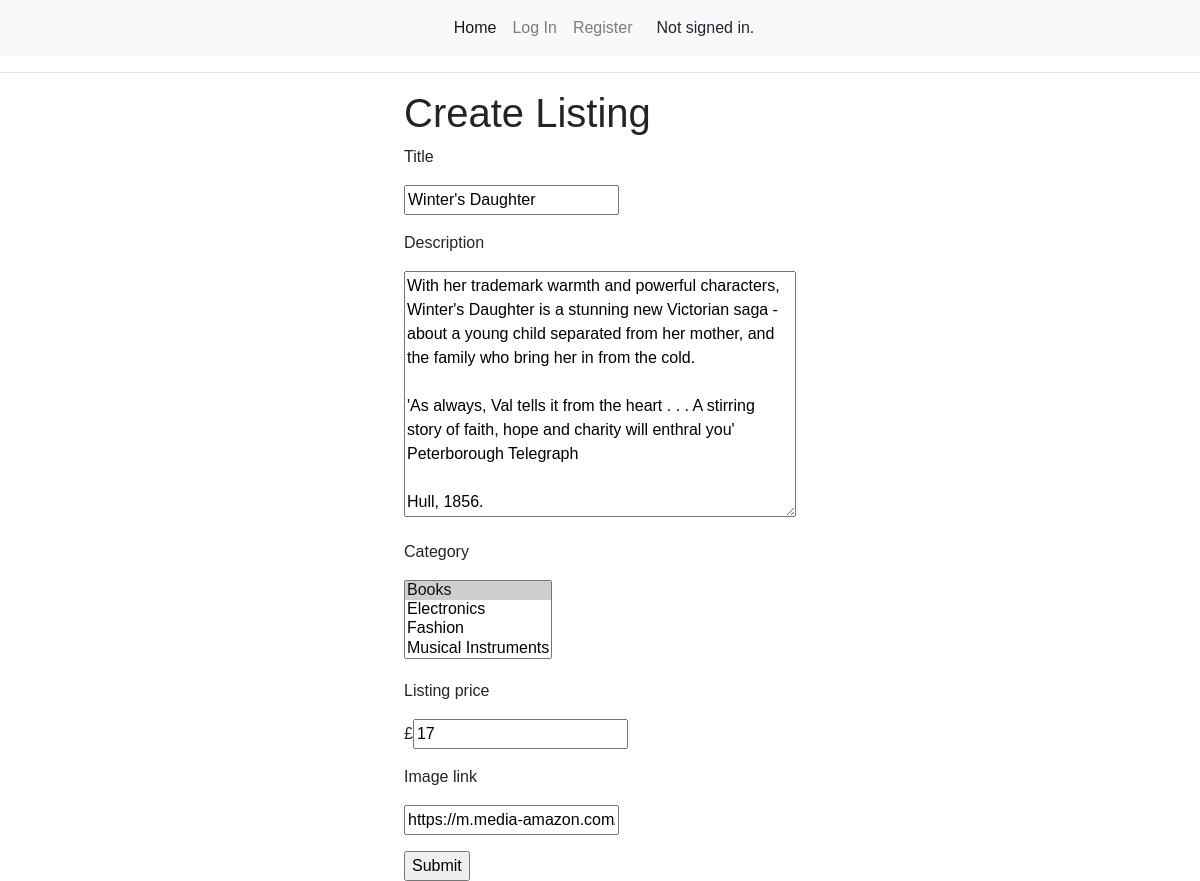
Before: /update-listing/68a0c573-7c81-485a-b08e-f1b5146dceb7/ with the older database file.
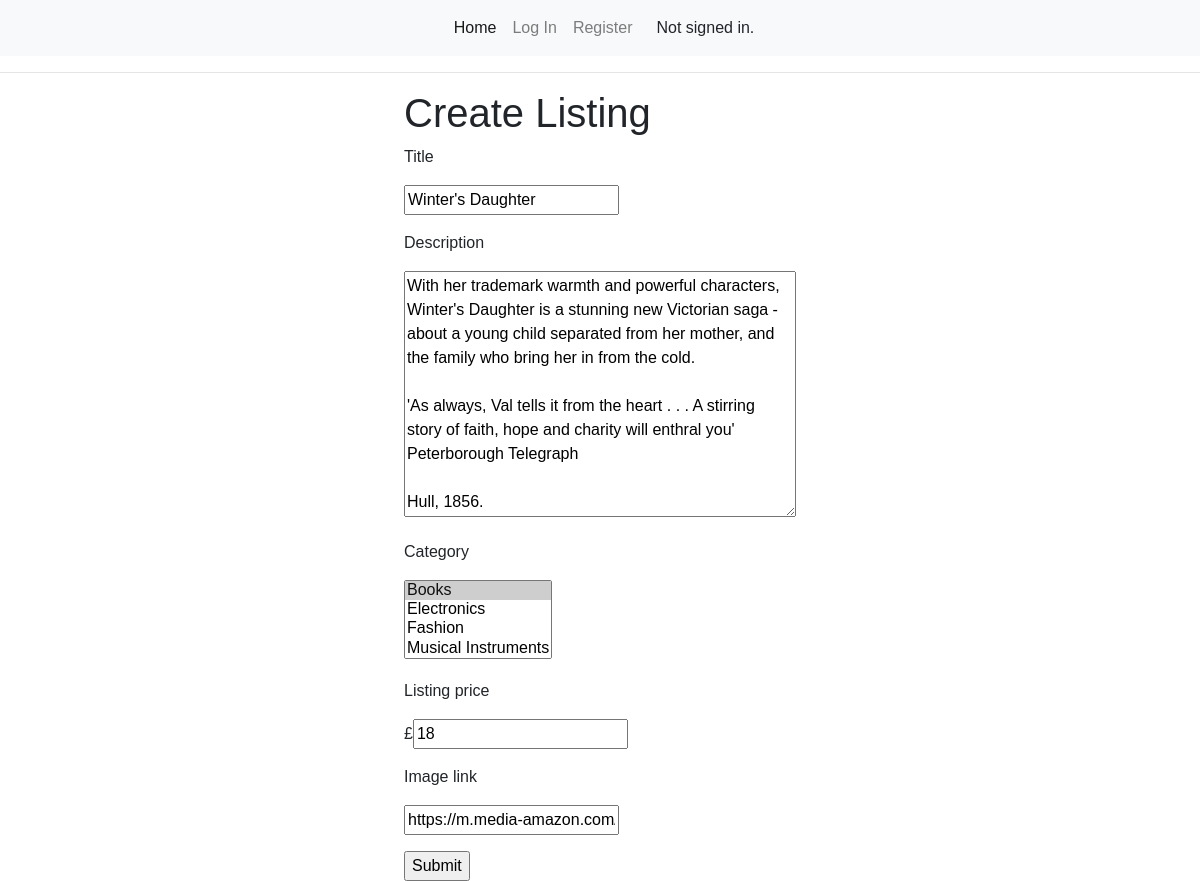
After: the same page with the newer database file.
### auctions/models.py (models this page shows, shortened)
class Listing(models.Model):
    title = models.CharField(max_length=200, null=True, blank=True)
    description = models.TextField(null=True, blank=True)
    category = models.ManyToManyField('Categories', blank=True)
    watchlist = models.ManyToManyField('User', blank=True, related_name="watchlist")
    listing_price = models.IntegerField(default=0, null=True, blank=True)
    image_link = models.CharField(max_length=2000)
    is_available = models.BooleanField(default=True)
    bid_amount = models.IntegerField(default=0, null=True, blank=True)
    user = models.ForeignKey(User, on_delete=models.CASCADE, blank=True, null=True, related_name="user")
    date = models.DateTimeField(auto_now_add=True)
    id = models.UUIDField(default=uuid.uuid4, unique=True, primary_key=True, editable=False)

### auctions/views.py (the view)
# urls.py: path('update-listing/<str:pk>/', views.updateListing, name="update-listing"),
def updateListing(request, pk):
    listing = Listing.objects.get(id=pk)
    form = ListingForm(instance=listing)
    if request.method == 'POST':
        form = ListingForm(request.POST, instance=listing)
        if form.is_valid():
            form.save()
            return redirect('index')
    context = {'form': form}
    return render(request, 'auctions/listing_form.html', context)

### auctions/forms.py
class ListingForm(ModelForm):
    class Meta:
        model = Listing
        fields = ['title', 'description', 'category', 'listing_price', 'image_link']

### auctions/models.py (called while the page is built)
    def __str__(self):
        return self.title

### auctions/templates/auctions/listing_form.html (shortened to what this page needs)
{% extends "auctions/layout.html" %}
{% block body %}
<div class="d-flex justify-content-center"style="margin:auto 300px">
    <form action="" method="POST">
        <h1>Create Listing</h1>
    <div>
        <p>{{form.title.label}}</p>
        <p>{{form.title}}</p>
    </div>
    <div>
        <p>{{form.description.label}}</p>
        <p>{{form.description}}</p>
    </div>
    <div>
        <p>{{form.category.label}}</p>
        <p>{{form.category}}</p>
    </div>
    <div>
        <p>{{form.listing_price.label}}
        </p>
        <p>£{{form.listing_price}}
        </p>
    </div>
    <div>
        <p>{{form.image_link.label}}
        </p>
        <p>{{form.image_link}}
        </p>
    </div>
    <input type="submit">
</form>
</div>
{% endblock body %}

Changed rows visible on the page:
changed Listing "Winter's Daughter": listing_price "17" → "18"
